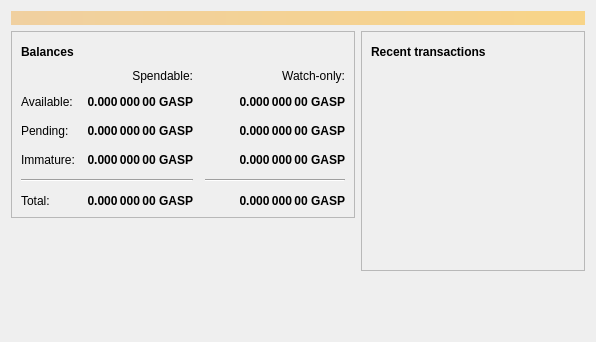
<?xml version="1.0" encoding="UTF-8"?>
<ui version="4.0">
 <class>OverviewPage</class>
 <widget class="QWidget" name="OverviewPage">
  <property name="geometry">
   <rect>
    <x>0</x>
    <y>0</y>
    <width>596</width>
    <height>342</height>
   </rect>
  </property>
  <property name="windowTitle">
   <string>Form</string>
  </property>
  <layout class="QVBoxLayout" name="topLayout">
   <item>
    <widget class="QLabel" name="labelAlerts">
     <property name="visible">
      <bool>false</bool>
     </property>
     <property name="styleSheet">
      <string notr="true">QLabel { background-color: qlineargradient(x1: 0, y1: 0, x2: 1, y2: 0, stop:0 #F0D0A0, stop:1 #F8D488); color:#000000; }</string>
     </property>
     <property name="wordWrap">
      <bool>true</bool>
     </property>
     <property name="margin">
      <number>3</number>
     </property>
     <property name="textInteractionFlags">
      <set>Qt::TextSelectableByMouse</set>
     </property>
    </widget>
   </item>
   <item>
    <layout class="QHBoxLayout" name="horizontalLayout" stretch="1,1">
     <item>
      <layout class="QVBoxLayout" name="verticalLayout_2">
       <item>
        <widget class="QFrame" name="frame">
         <property name="frameShape">
          <enum>QFrame::StyledPanel</enum>
         </property>
         <property name="frameShadow">
          <enum>QFrame::Raised</enum>
         </property>
         <layout class="QVBoxLayout" name="verticalLayout_4">
          <item>
           <layout class="QHBoxLayout" name="horizontalLayout_4">
            <item>
             <widget class="QLabel" name="label_5">
              <property name="font">
               <font>
                <weight>75</weight>
                <bold>true</bold>
               </font>
              </property>
              <property name="text">
               <string>Balances</string>
              </property>
             </widget>
            </item>
            <item>
             <widget class="QPushButton" name="labelWalletStatus">
              <property name="enabled">
               <bool>true</bool>
              </property>
              <property name="maximumSize">
               <size>
                <width>30</width>
                <height>16777215</height>
               </size>
              </property>
              <property name="toolTip">
               <string>The displayed information may be out of date. Your wallet automatically synchronizes with the gAsp network after a connection is established, but this process has not completed yet.</string>
              </property>
              <property name="text">
               <string/>
              </property>
              <property name="icon">
               <iconset resource="../bitcoin.qrc">
                <normaloff>:/icons/warning</normaloff>
                <disabledoff>:/icons/warning</disabledoff>:/icons/warning</iconset>
              </property>
              <property name="iconSize">
               <size>
                <width>24</width>
                <height>24</height>
               </size>
              </property>
              <property name="flat">
               <bool>true</bool>
              </property>
             </widget>
            </item>
            <item>
             <spacer name="horizontalSpacer_3">
              <property name="orientation">
               <enum>Qt::Horizontal</enum>
              </property>
              <property name="sizeHint" stdset="0">
               <size>
                <width>40</width>
                <height>20</height>
               </size>
              </property>
             </spacer>
            </item>
           </layout>
          </item>
          <item>
           <layout class="QGridLayout" name="gridLayout">
            <property name="spacing">
             <number>12</number>
            </property>
            <item row="2" column="2">
             <widget class="QLabel" name="labelWatchPending">
              <property name="font">
               <font>
                <weight>75</weight>
                <bold>true</bold>
               </font>
              </property>
              <property name="cursor">
               <cursorShape>IBeamCursor</cursorShape>
              </property>
              <property name="toolTip">
               <string>Unconfirmed transactions to watch-only addresses</string>
              </property>
              <property name="text">
               <string notr="true">0.000 000 00 GASP</string>
              </property>
              <property name="alignment">
               <set>Qt::AlignRight|Qt::AlignTrailing|Qt::AlignVCenter</set>
              </property>
              <property name="textInteractionFlags">
               <set>Qt::LinksAccessibleByMouse|Qt::TextSelectableByKeyboard|Qt::TextSelectableByMouse</set>
              </property>
             </widget>
            </item>
            <item row="2" column="1">
             <widget class="QLabel" name="labelUnconfirmed">
              <property name="font">
               <font>
                <weight>75</weight>
                <bold>true</bold>
               </font>
              </property>
              <property name="cursor">
               <cursorShape>IBeamCursor</cursorShape>
              </property>
              <property name="toolTip">
               <string>Total of transactions that have yet to be confirmed, and do not yet count toward the spendable balance</string>
              </property>
              <property name="text">
               <string notr="true">0.000 000 00 GASP</string>
              </property>
              <property name="alignment">
               <set>Qt::AlignRight|Qt::AlignTrailing|Qt::AlignVCenter</set>
              </property>
              <property name="textInteractionFlags">
               <set>Qt::LinksAccessibleByMouse|Qt::TextSelectableByKeyboard|Qt::TextSelectableByMouse</set>
              </property>
             </widget>
            </item>
            <item row="3" column="2">
             <widget class="QLabel" name="labelWatchImmature">
              <property name="font">
               <font>
                <weight>75</weight>
                <bold>true</bold>
               </font>
              </property>
              <property name="cursor">
               <cursorShape>IBeamCursor</cursorShape>
              </property>
              <property name="toolTip">
               <string>Mined balance in watch-only addresses that has not yet matured</string>
              </property>
              <property name="text">
               <string notr="true">0.000 000 00 GASP</string>
              </property>
              <property name="alignment">
               <set>Qt::AlignRight|Qt::AlignTrailing|Qt::AlignVCenter</set>
              </property>
              <property name="textInteractionFlags">
               <set>Qt::LinksAccessibleByMouse|Qt::TextSelectableByKeyboard|Qt::TextSelectableByMouse</set>
              </property>
             </widget>
            </item>
            <item row="4" column="0" colspan="2">
             <widget class="Line" name="line">
              <property name="orientation">
               <enum>Qt::Horizontal</enum>
              </property>
             </widget>
            </item>
            <item row="4" column="2">
             <widget class="Line" name="lineWatchBalance">
              <property name="sizePolicy">
               <sizepolicy hsizetype="Preferred" vsizetype="Fixed">
                <horstretch>0</horstretch>
                <verstretch>0</verstretch>
               </sizepolicy>
              </property>
              <property name="minimumSize">
               <size>
                <width>140</width>
                <height>0</height>
               </size>
              </property>
              <property name="orientation">
               <enum>Qt::Horizontal</enum>
              </property>
             </widget>
            </item>
            <item row="5" column="0">
             <widget class="QLabel" name="labelTotalText">
              <property name="text">
               <string>Total:</string>
              </property>
             </widget>
            </item>
            <item row="3" column="1">
             <widget class="QLabel" name="labelImmature">
              <property name="font">
               <font>
                <weight>75</weight>
                <bold>true</bold>
               </font>
              </property>
              <property name="cursor">
               <cursorShape>IBeamCursor</cursorShape>
              </property>
              <property name="toolTip">
               <string>Mined balance that has not yet matured</string>
              </property>
              <property name="text">
               <string notr="true">0.000 000 00 GASP</string>
              </property>
              <property name="alignment">
               <set>Qt::AlignRight|Qt::AlignTrailing|Qt::AlignVCenter</set>
              </property>
              <property name="textInteractionFlags">
               <set>Qt::LinksAccessibleByMouse|Qt::TextSelectableByKeyboard|Qt::TextSelectableByMouse</set>
              </property>
             </widget>
            </item>
            <item row="2" column="3">
             <spacer name="horizontalSpacer_2">
              <property name="orientation">
               <enum>Qt::Horizontal</enum>
              </property>
              <property name="sizeHint" stdset="0">
               <size>
                <width>40</width>
                <height>20</height>
               </size>
              </property>
             </spacer>
            </item>
            <item row="3" column="0">
             <widget class="QLabel" name="labelImmatureText">
              <property name="text">
               <string>Immature:</string>
              </property>
             </widget>
            </item>
            <item row="5" column="1">
             <widget class="QLabel" name="labelTotal">
              <property name="font">
               <font>
                <weight>75</weight>
                <bold>true</bold>
               </font>
              </property>
              <property name="cursor">
               <cursorShape>IBeamCursor</cursorShape>
              </property>
              <property name="toolTip">
               <string>Your current total balance</string>
              </property>
              <property name="text">
               <string notr="true">0.000 000 00 GASP</string>
              </property>
              <property name="alignment">
               <set>Qt::AlignRight|Qt::AlignTrailing|Qt::AlignVCenter</set>
              </property>
              <property name="textInteractionFlags">
               <set>Qt::LinksAccessibleByMouse|Qt::TextSelectableByKeyboard|Qt::TextSelectableByMouse</set>
              </property>
             </widget>
            </item>
            <item row="5" column="2">
             <widget class="QLabel" name="labelWatchTotal">
              <property name="font">
               <font>
                <weight>75</weight>
                <bold>true</bold>
               </font>
              </property>
              <property name="cursor">
               <cursorShape>IBeamCursor</cursorShape>
              </property>
              <property name="toolTip">
               <string>Current total balance in watch-only addresses</string>
              </property>
              <property name="text">
               <string notr="true">0.000 000 00 GASP</string>
              </property>
              <property name="alignment">
               <set>Qt::AlignRight|Qt::AlignTrailing|Qt::AlignVCenter</set>
              </property>
              <property name="textInteractionFlags">
               <set>Qt::LinksAccessibleByMouse|Qt::TextSelectableByKeyboard|Qt::TextSelectableByMouse</set>
              </property>
             </widget>
            </item>
            <item row="0" column="2">
             <widget class="QLabel" name="labelWatchonly">
              <property name="text">
               <string>Watch-only:</string>
              </property>
              <property name="alignment">
               <set>Qt::AlignRight|Qt::AlignTrailing|Qt::AlignVCenter</set>
              </property>
             </widget>
            </item>
            <item row="1" column="0">
             <widget class="QLabel" name="labelBalanceText">
              <property name="text">
               <string>Available:</string>
              </property>
             </widget>
            </item>
            <item row="1" column="1">
             <widget class="QLabel" name="labelBalance">
              <property name="font">
               <font>
                <weight>75</weight>
                <bold>true</bold>
               </font>
              </property>
              <property name="cursor">
               <cursorShape>IBeamCursor</cursorShape>
              </property>
              <property name="toolTip">
               <string>Your current spendable balance</string>
              </property>
              <property name="text">
               <string notr="true">0.000 000 00 GASP</string>
              </property>
              <property name="alignment">
               <set>Qt::AlignRight|Qt::AlignTrailing|Qt::AlignVCenter</set>
              </property>
              <property name="textInteractionFlags">
               <set>Qt::LinksAccessibleByMouse|Qt::TextSelectableByKeyboard|Qt::TextSelectableByMouse</set>
              </property>
             </widget>
            </item>
            <item row="1" column="2">
             <widget class="QLabel" name="labelWatchAvailable">
              <property name="font">
               <font>
                <weight>75</weight>
                <bold>true</bold>
               </font>
              </property>
              <property name="cursor">
               <cursorShape>IBeamCursor</cursorShape>
              </property>
              <property name="toolTip">
               <string>Your current balance in watch-only addresses</string>
              </property>
              <property name="text">
               <string notr="true">0.000 000 00 GASP</string>
              </property>
              <property name="alignment">
               <set>Qt::AlignRight|Qt::AlignTrailing|Qt::AlignVCenter</set>
              </property>
              <property name="textInteractionFlags">
               <set>Qt::LinksAccessibleByMouse|Qt::TextSelectableByKeyboard|Qt::TextSelectableByMouse</set>
              </property>
             </widget>
            </item>
            <item row="2" column="0">
             <widget class="QLabel" name="labelPendingText">
              <property name="text">
               <string>Pending:</string>
              </property>
             </widget>
            </item>
            <item row="0" column="1">
             <widget class="QLabel" name="labelSpendable">
              <property name="text">
               <string>Spendable:</string>
              </property>
              <property name="alignment">
               <set>Qt::AlignRight|Qt::AlignTrailing|Qt::AlignVCenter</set>
              </property>
             </widget>
            </item>
           </layout>
          </item>
         </layout>
        </widget>
       </item>
       <item>
        <spacer name="verticalSpacer">
         <property name="orientation">
          <enum>Qt::Vertical</enum>
         </property>
         <property name="sizeHint" stdset="0">
          <size>
           <width>20</width>
           <height>40</height>
          </size>
         </property>
        </spacer>
       </item>
      </layout>
     </item>
     <item>
      <layout class="QVBoxLayout" name="verticalLayout_3">
       <item>
        <widget class="QFrame" name="frame_2">
         <property name="frameShape">
          <enum>QFrame::StyledPanel</enum>
         </property>
         <property name="frameShadow">
          <enum>QFrame::Raised</enum>
         </property>
         <layout class="QVBoxLayout" name="verticalLayout">
          <item>
           <layout class="QHBoxLayout" name="horizontalLayout_2">
            <item>
             <widget class="QLabel" name="label_4">
              <property name="font">
               <font>
                <weight>75</weight>
                <bold>true</bold>
               </font>
              </property>
              <property name="text">
               <string>Recent transactions</string>
              </property>
             </widget>
            </item>
            <item>
             <widget class="QPushButton" name="labelTransactionsStatus">
              <property name="enabled">
               <bool>true</bool>
              </property>
              <property name="maximumSize">
               <size>
                <width>30</width>
                <height>16777215</height>
               </size>
              </property>
              <property name="toolTip">
               <string>The displayed information may be out of date. Your wallet automatically synchronizes with the gAsp network after a connection is established, but this process has not completed yet.</string>
              </property>
              <property name="text">
               <string/>
              </property>
              <property name="icon">
               <iconset resource="../bitcoin.qrc">
                <normaloff>:/icons/warning</normaloff>
                <disabledoff>:/icons/warning</disabledoff>:/icons/warning</iconset>
              </property>
              <property name="iconSize">
               <size>
                <width>24</width>
                <height>24</height>
               </size>
              </property>
              <property name="flat">
               <bool>true</bool>
              </property>
             </widget>
            </item>
            <item>
             <spacer name="horizontalSpacer">
              <property name="orientation">
               <enum>Qt::Horizontal</enum>
              </property>
              <property name="sizeHint" stdset="0">
               <size>
                <width>40</width>
                <height>20</height>
               </size>
              </property>
             </spacer>
            </item>
           </layout>
          </item>
          <item>
           <widget class="QListView" name="listTransactions">
            <property name="styleSheet">
             <string notr="true">QListView { background: transparent; }</string>
            </property>
            <property name="frameShape">
             <enum>QFrame::NoFrame</enum>
            </property>
            <property name="verticalScrollBarPolicy">
             <enum>Qt::ScrollBarAlwaysOff</enum>
            </property>
            <property name="horizontalScrollBarPolicy">
             <enum>Qt::ScrollBarAlwaysOff</enum>
            </property>
            <property name="selectionMode">
             <enum>QAbstractItemView::NoSelection</enum>
            </property>
           </widget>
          </item>
         </layout>
        </widget>
       </item>
       <item>
        <spacer name="verticalSpacer_2">
         <property name="orientation">
          <enum>Qt::Vertical</enum>
         </property>
         <property name="sizeHint" stdset="0">
          <size>
           <width>20</width>
           <height>40</height>
          </size>
         </property>
        </spacer>
       </item>
      </layout>
     </item>
    </layout>
   </item>
  </layout>
 </widget>
 <resources/>
 <connections/>
</ui>
